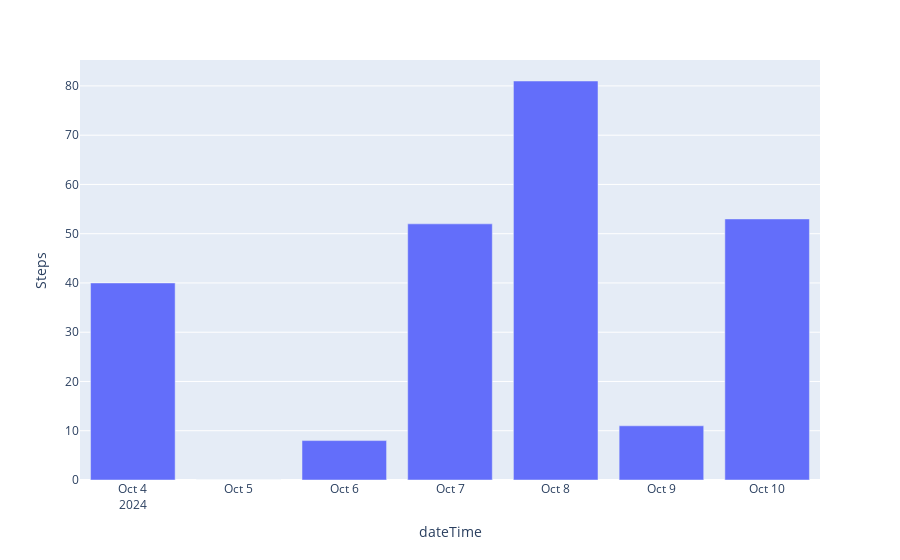

The notebook cell saved with this chart:
### Code cell
fig = px.bar(week_steps, x='dateTime', y='Steps')
fig.show()

### Figure 1 — Plotly figure (JSON) as saved in the notebook; plotly's stock layout.template omitted (floating-point values rounded to 4 significant figures)
{"data": [{"alignmentgroup": "True", "hovertemplate": "dateTime=%{x}<br>Steps=%{y}<extra></extra>", "legendgroup": "", "marker": {"color": "#636efa", "pattern": {"shape": ""}}, "name": "", "offsetgroup": "", "orientation": "v", "showlegend": false, "textposition": "auto", "type": "bar", "x": ["2024-10-04", "2024-10-05", "2024-10-06", "2024-10-07", "2024-10-08", "2024-10-09", "2024-10-10"], "xaxis": "x", "y": [40, 0, 8, 52, 81, 11, 53], "yaxis": "y"}], "layout": {"barmode": "relative", "legend": {"tracegroupgap": 0}, "margin": {"t": 60}, "xaxis": {"anchor": "y", "domain": [0, 1], "title": {"text": "dateTime"}}, "yaxis": {"anchor": "x", "domain": [0, 1], "title": {"text": "Steps"}}}}
